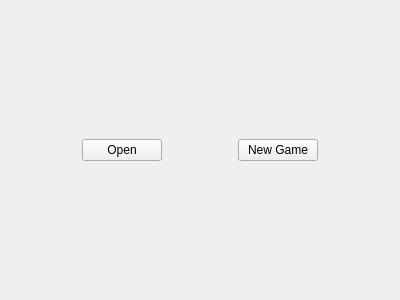
<?xml version="1.0" encoding="UTF-8"?>
<ui version="4.0">
 <class>Welcome</class>
 <widget class="QWidget" name="Welcome">
  <property name="geometry">
   <rect>
    <x>0</x>
    <y>0</y>
    <width>400</width>
    <height>300</height>
   </rect>
  </property>
  <property name="windowTitle">
   <string>Form</string>
  </property>
  <layout class="QGridLayout" name="gridLayout">
   <item row="1" column="3">
    <spacer name="horizontalSpacer">
     <property name="orientation">
      <enum>Qt::Horizontal</enum>
     </property>
     <property name="sizeHint" stdset="0">
      <size>
       <width>40</width>
       <height>20</height>
      </size>
     </property>
    </spacer>
   </item>
   <item row="1" column="5">
    <spacer name="horizontalSpacer_2">
     <property name="orientation">
      <enum>Qt::Horizontal</enum>
     </property>
     <property name="sizeHint" stdset="0">
      <size>
       <width>40</width>
       <height>20</height>
      </size>
     </property>
    </spacer>
   </item>
   <item row="1" column="2">
    <widget class="QPushButton" name="openGame">
     <property name="text">
      <string>Open</string>
     </property>
    </widget>
   </item>
   <item row="0" column="4">
    <spacer name="verticalSpacer_2">
     <property name="orientation">
      <enum>Qt::Vertical</enum>
     </property>
     <property name="sizeHint" stdset="0">
      <size>
       <width>20</width>
       <height>40</height>
      </size>
     </property>
    </spacer>
   </item>
   <item row="1" column="0">
    <spacer name="horizontalSpacer_3">
     <property name="orientation">
      <enum>Qt::Horizontal</enum>
     </property>
     <property name="sizeHint" stdset="0">
      <size>
       <width>40</width>
       <height>20</height>
      </size>
     </property>
    </spacer>
   </item>
   <item row="1" column="4">
    <widget class="QPushButton" name="newGame">
     <property name="text">
      <string>New Game</string>
     </property>
    </widget>
   </item>
   <item row="2" column="4">
    <spacer name="verticalSpacer">
     <property name="orientation">
      <enum>Qt::Vertical</enum>
     </property>
     <property name="sizeHint" stdset="0">
      <size>
       <width>20</width>
       <height>40</height>
      </size>
     </property>
    </spacer>
   </item>
  </layout>
 </widget>
 <resources/>
 <connections/>
</ui>
